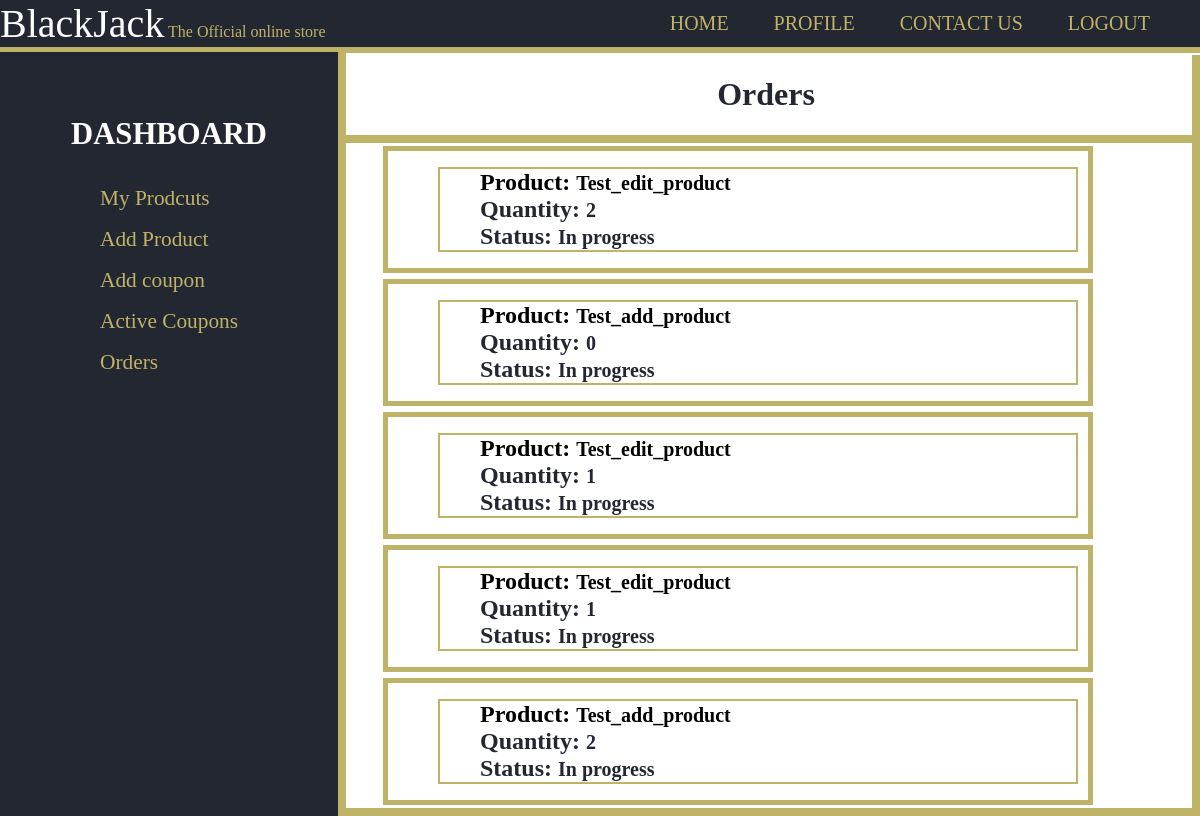
/shop/orders/ (signed in), run on an earlier commit of the app's database.
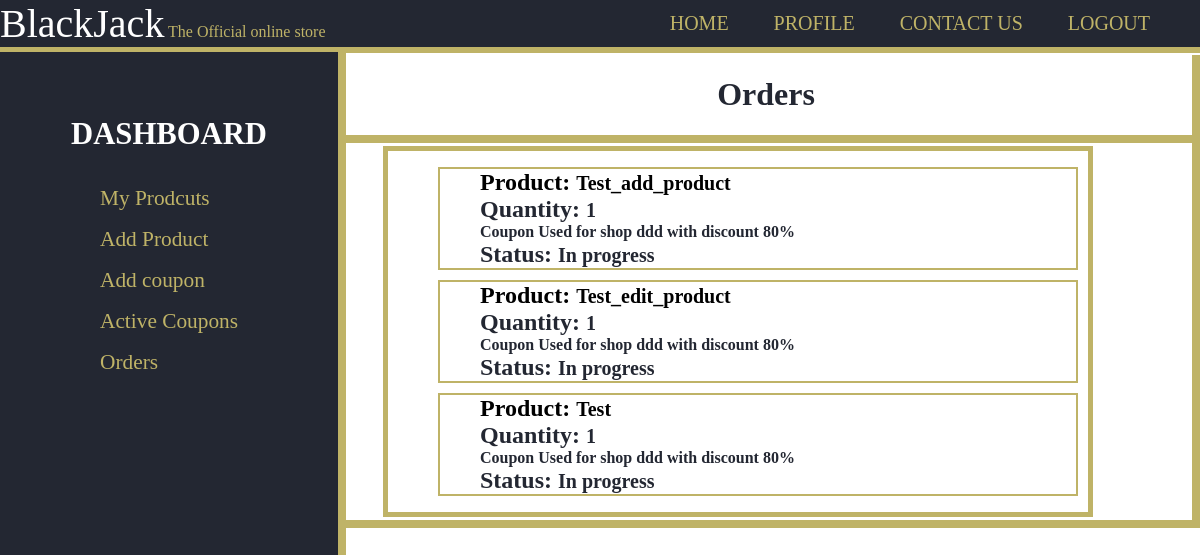
And on a later commit of the database.
### users/models.py (models this page shows, shortened)
class InCart(models.Model):
    product = models.ForeignKey('products.Product',on_delete=models.CASCADE,null=True,default=None)
    quantity = models.PositiveSmallIntegerField(default=1)

class Order(models.Model):
    id = models.UUIDField(primary_key=True, default=uuid.uuid4, editable=False)
    products = models.ManyToManyField('users.InCart', related_name="ordered_products")
    is_delivered = models.BooleanField(default=False)
    is_ordered = models.BooleanField(default=False)
    bill = models.FloatField(default=0.0)
    coupon = models.ForeignKey('shop.Coupon',on_delete=models.SET_NULL,null=True,blank=True)
    created = models.DateTimeField(auto_now=True)
    class Meta:
        ordering = ['created']

### products/models.py (models this page shows, shortened)
class Product(models.Model):
    id = models.UUIDField(primary_key=True, default=uuid.uuid4, editable=False)
    name = models.CharField(max_length=100)
    price = models.DecimalField(max_digits=7,decimal_places=2)
    description = models.TextField(blank=True)
    remaininginstock = models.PositiveSmallIntegerField(default=1)
    featured = models.BooleanField(default=False)
    image = models.ImageField(null=True,blank=True,upload_to='product_images/')
    shop = models.ForeignKey('shop.Shop',on_delete=models.CASCADE)
    reviews = models.ManyToManyField(Review, blank=True, related_name="reviews")

### shop/models.py (models this page shows, shortened)
class Coupon(models.Model):
    name=models.CharField(max_length=30)
    code=models.CharField(max_length=25)
    activated=models.BooleanField()
    discount=models.PositiveSmallIntegerField()
    shop = models.ForeignKey('shop.Shop',on_delete=models.CASCADE,null=True)

class Shop(models.Model):
    name = models.CharField(max_length=30)
    description = models.TextField(max_length=100)
    address = models.TextField(max_length=100,)
    products = models.ManyToManyField(Product, blank=True, related_name="products")
    coupons = models.ManyToManyField('shop.Coupon',blank=True,default=None,related_name='shop_coupons')
    orders = models.ManyToManyField('users.Order',blank=True,default=None,related_name='shop_orders')
    featured = models.BooleanField(default=False)
    def __str__(self):
        return f"{self.name}"

### shop/views.py (the view, shortened to what this page needs)
# urls.py: path('', views.index, name='index'),
def index(request, shopname):
    try:
        if shopname=='addproduct':
            return addproduct(request)
        elif shopname=='activecoupons':
            return activecoupons(request)
        elif shopname=='orders':
            return orders(request)
    except Shop.DoesNotExist:
        return render(request,'shop/404.html')

### shop/views.py (called while the page is built)
@login_required
def orders(request):
    if not request.user.shop:
        return render(request,'shop/not_a_seller.html')
    return render(request,'shop/orders.html',{'orders':request.user.shop.orders.all(),'shop':request.user.shop})

### shop/templates/shop/orders.html (shortened to what this page needs)
{% extends 'shop/layout.html' %}
{% block name %}Orders{% endblock %}
{% block body %}
{% if orders %}
<div id="items">
  <div class="itemscontainer">
    {% for order in orders %}
      <div class="item">
          <ol>
            {% for product in order.products.all %}
            {% if product.product.shop.name == shop.name %}
              <ul style="border:2px solid #BFB367; margin:10px; list-style-type:none;">
                <li><a href="{% url 'productpage' product.product.id %}"><h2 style="display:inline;">Product: </h2><span style="font-size:20px;">{{product.product.name}}</span></a></li>
                <li><h2 style="display:inline;">Quantity: </h2> <span style="font-size: 20px;">{{product.quantity}}</span></li>
              {% if order.coupon %}
                <li> Coupon Used for shop {{order.coupon.shop}} with discount {{order.coupon.discount}}%</li>
              {% endif %}
                <li><h2 style="display:inline;">Status: </h2><span style="font-size: 20px;">{% if order.is_delivered %}Delivered{% else %}In progress{% endif %}</span></li>
              </ul>
              {% endif %}
            {% endfor %}
          </ol>
      </div>
    {% endfor %}
  </div>
</div>
{% else %}
<div>
  <p style="font-size:36px; text-align:center">You don't have any orders</p>
</div>
{% endif %}
{% endblock %}

What changed in the data, as far as the page shows it:
no longer on this page (row unchanged): InCart: product.name "Test_edit_product", quantity "2"
no longer on this page (row unchanged): InCart: product.name "Test_add_product", quantity "0"
no longer on this page (row unchanged): InCart: product.name "Test_edit_product", quantity "1"
no longer on this page (row unchanged): InCart: product.name "Test_edit_product", quantity "1"
no longer on this page (row unchanged): InCart: product.name "Test_add_product", quantity "2"
added Order: coupon.shop "ddd", coupon.discount "80"
added InCart: product.name "Test_add_product", quantity "1"
added InCart: product.name "Test_edit_product", quantity "1"
added InCart: product.name "Test", quantity "1"
